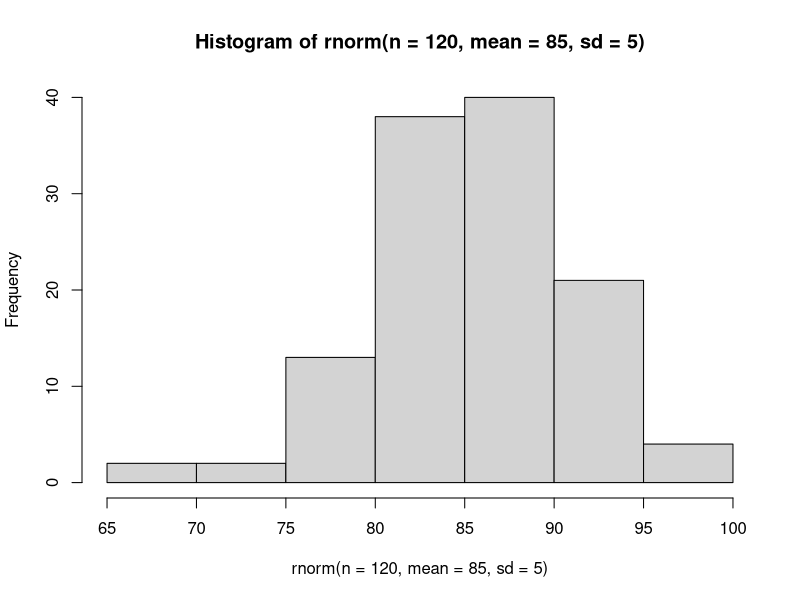
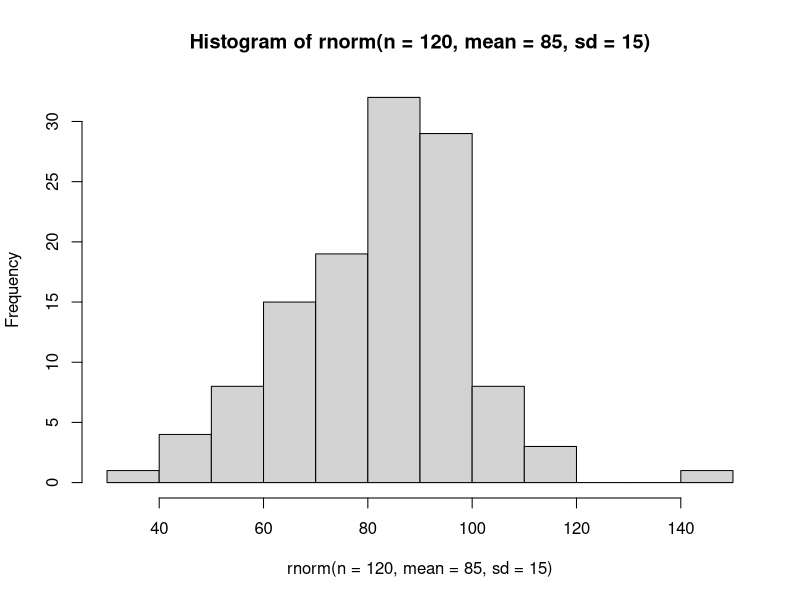
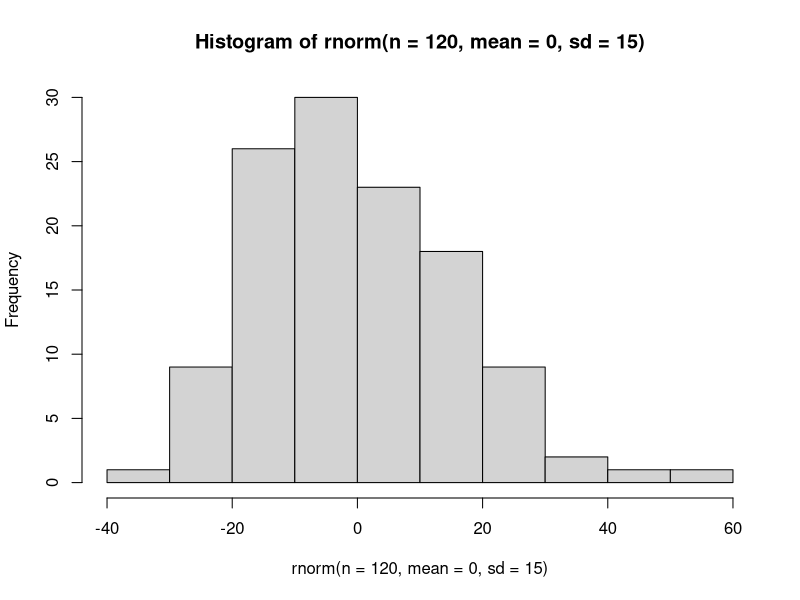
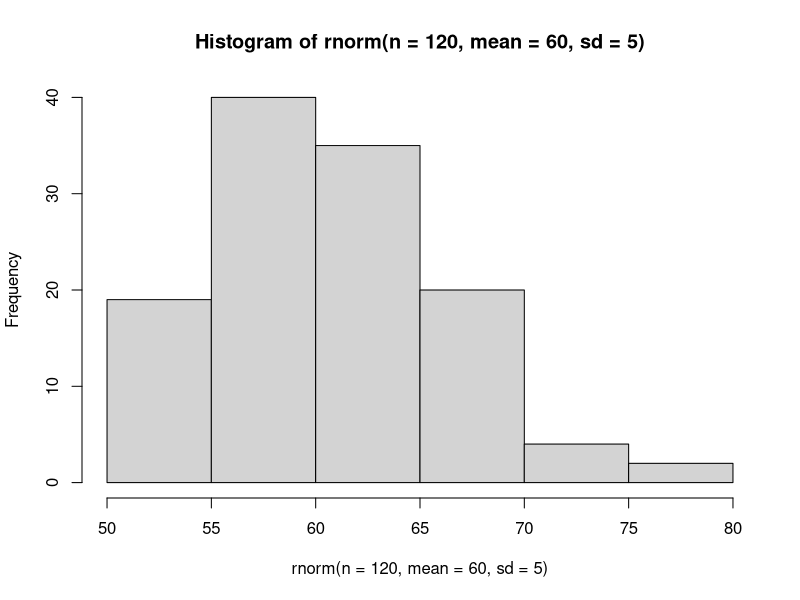
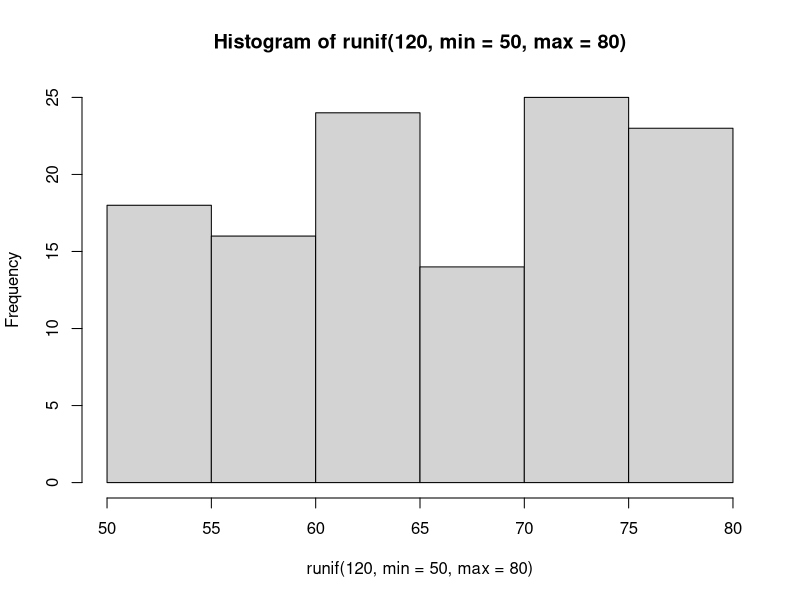
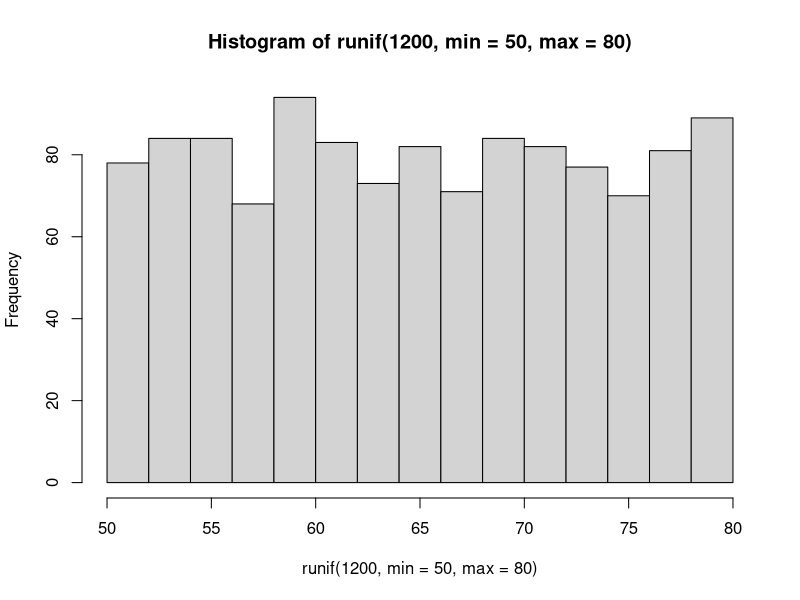
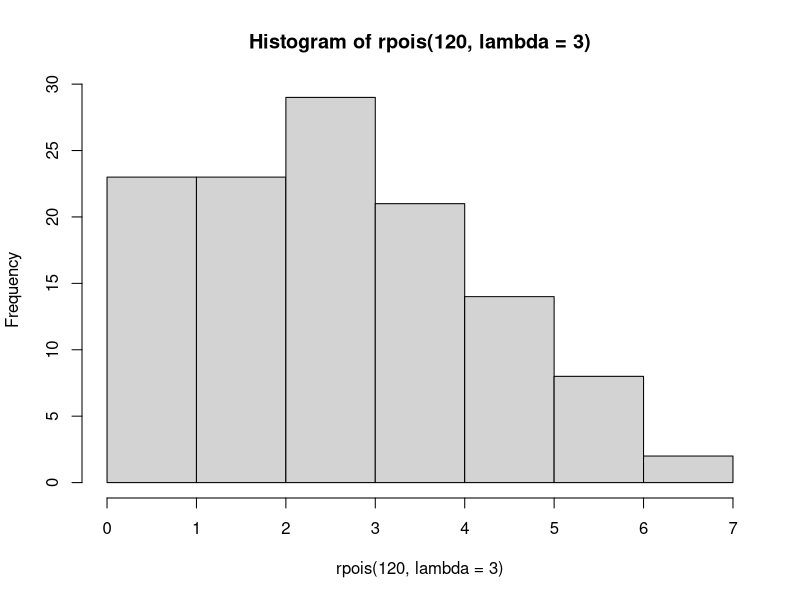
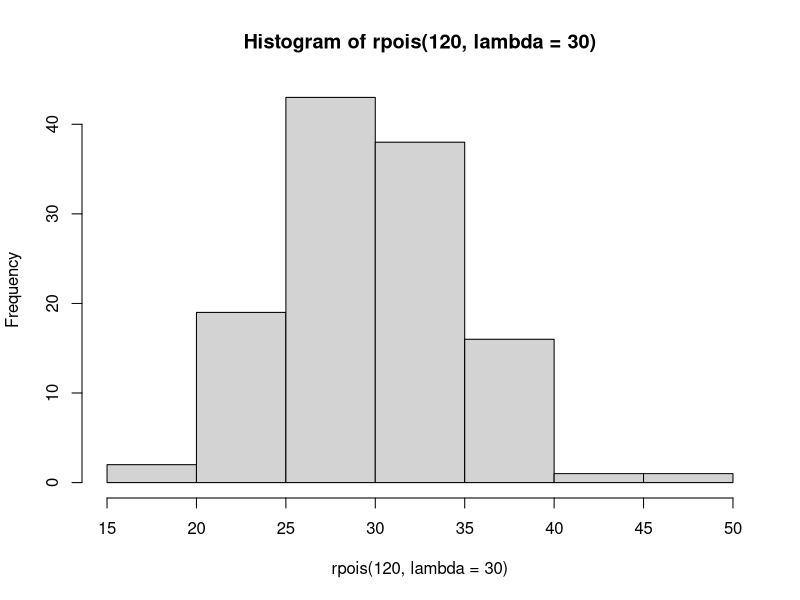

These charts were generated, in order, by the following R code:
# IST-772

# install.packages('modeest')
library(modeest)
discoveries
mfv(discoveries)


# Inferential stats manually using R
votes <- c(200, 300, 400)

# Sq. deviation
(votes - mean(votes)) ^ 2

# Sum of sq.
sum((votes - mean(votes)) ^ 2)

# Variance = Sum of sq/# of obs
sum((votes - mean(votes)) ^ 2) / length(votes)

# Calculate the SD using the manual method - sqrt(var.)
votes1 <- c(200, 300, 400)
votes2 <- c(299, 300, 301)

sqrt(sum((votes1 - mean(votes1)) ^ 2) / length(votes1))
sqrt(sum((votes2 - mean(votes2)) ^ 2) / length(votes2))

# Using the built-in functions in R to measure dispersion in Data
sd(discoveries)
var(discoveries)
mean(discoveries)
range(discoveries)


# Using the histogram to visualize data
hist(rnorm(n=120, mean=85, sd=5))
hist(rnorm(n=120, mean=85, sd=15))
hist(rnorm(n=120, mean=0, sd=15))

hist(rnorm(n=120, mean=60, sd=5))

# Uniform plots
hist(runif(120, min=50, max=80))
hist(runif(1200, min=50, max=80))

# Poisson distribution - If you stand on a road and observe the arrival times
# of cars, then they will follow a Poisson distribution trend
hist(rpois(120, lambda = 3))
hist(rpois(120, lambda = 30))


# Make your own tables in R
toast <- matrix(c(2,1,3,4), ncol=2, byrow=T)
colnames(toast) <- c('Down', 'Up')
rownames(toast) <- c('Jelly', 'Butter')
toast <- as.table(toast)
margin.table(toast) # Grand total of toast drops
margin.table(toast, 1) # Marginal total for rows
margin.table(toast, 2) # Marginal total for cols

# Calculate probabilities
toastprobs <- toast/margin.table(toast)

# Simulate flipping a coin 100,000 times. Explain the results
coin_flip <- rbinom(n=100000, size=9, prob=0.5)
hist(coin_flip) # See gaps in the histogram since it is trying to plot intermediate values like 1.5, 2.5 etc.

coin_flip_table <- table(coin_flip)
barplot(coin_flip_table)

# Represent the table in probabilities
coin_flip_prob_table <- coin_flip_table/100000
barplot(coin_flip_prob_table)

# Week-3 async: Sampling from population
gumballs <- rep.int(1:2, 25)
gumballs <- factor(gumballs, labels = c('Red', 'Blue'))
gumballs

# Sample 
sample(gumballs, size=10, replace = T)
sum(sample(gumballs, size=10, replace=T) == 'Red')
sum(sample(gumballs, size=1000, replace=T) == 'Red')

# Other available distributions
runif(n=10, min=1, max=5) # random deviates of a uniform function
rnorm(n=10, mean=5, sd=2)  # random deviates of a normal function
rbinom(n=10, size = 1, prob = 0.5) # randome deviates of binominal function


# Toast Angle data: A simulated population
set.seed(5)
toastAngleData <- runif(1000,0,180)
head(toastAngleData)
tail(toastAngleData)
mean(toastAngleData)

hist(toastAngleData)

sample(toastAngleData, size=14, replace = T)
mean(sample(toastAngleData, size=14, replace = T)) # Mean of sample of size 14 - can be considered a trial

# Use replicate to repeat process
samplingDistribution <- replicate(10000, mean(sample(toastAngleData, size=14, replace = T)),
                                  simplify = T)
hist(samplingDistribution)

# Using the quantile function
quantile(0:100,probs=0.75)

# TO-DO: Read more about qnorm
qnorm(0.5)
qnorm(0.75)
qnorm(0.25)
qnorm(0.975)
qnorm(0.025)
